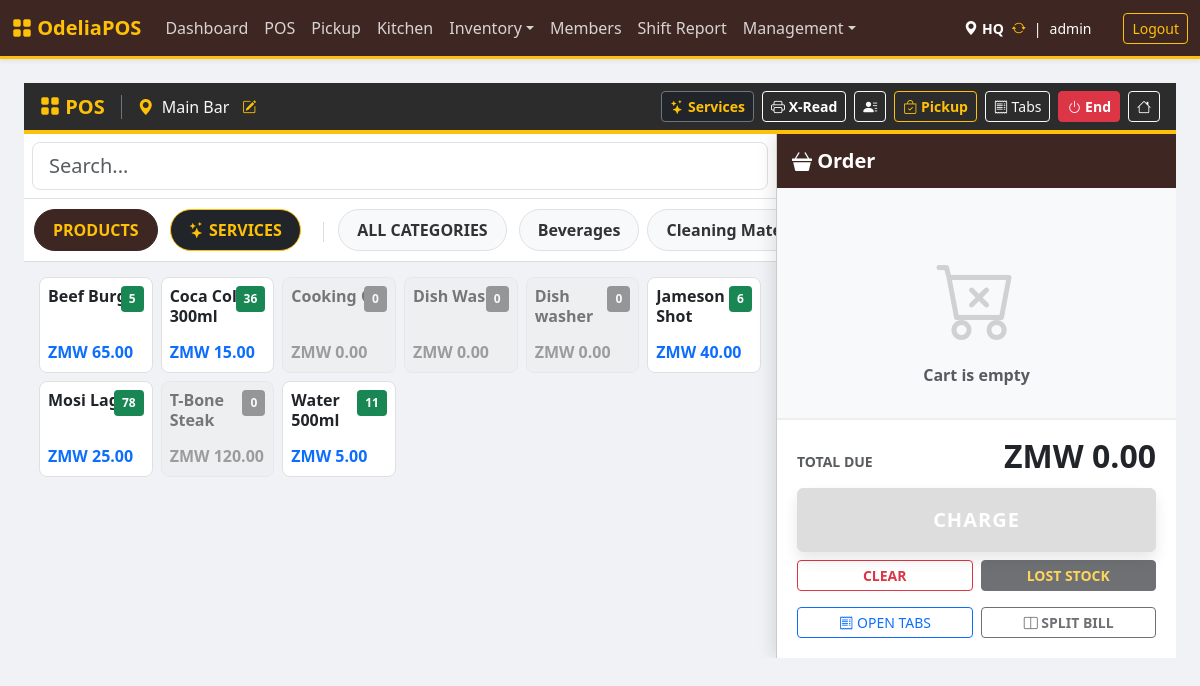
The app's page /index.php?page=pos (signed in) with its own data.
### tables this page shows
CREATE TABLE `locations` (
  `id` int NOT NULL AUTO_INCREMENT,
  `name` varchar(50) NOT NULL,
  `type` enum('store','kitchen','bar','warehouse') NOT NULL DEFAULT 'store',
  `can_sell` tinyint(1) DEFAULT '1',
  `can_receive_from_vendor` tinyint(1) DEFAULT '0',
  `address` text,
  `phone` varchar(50) DEFAULT '555-0000',
  PRIMARY KEY (`id`)
);

CREATE TABLE `categories` (
  `id` int NOT NULL AUTO_INCREMENT,
  `name` varchar(50) NOT NULL,
  `description` varchar(255) DEFAULT NULL,
  `type` enum('food','drink','meal','ingredients','other') NOT NULL DEFAULT 'other',
  PRIMARY KEY (`id`),
  UNIQUE KEY `name` (`name`)
);

CREATE TABLE `products` (
  `id` int NOT NULL AUTO_INCREMENT,
  `name` varchar(100) NOT NULL,
  `sku` varchar(50) DEFAULT NULL,
  `price` decimal(10,2) DEFAULT '0.00',
  `cost_price` decimal(10,2) DEFAULT '0.00',
  `unit` varchar(20) DEFAULT 'unit',
  `category_id` int DEFAULT NULL,
  `is_active` tinyint(1) DEFAULT '1',
  `type` enum('item','service') DEFAULT 'item',
  `is_open_price` tinyint(1) DEFAULT '0',
  PRIMARY KEY (`id`),
  UNIQUE KEY `sku` (`sku`),
  KEY `category_id` (`category_id`),
  CONSTRAINT `products_ibfk_1` FOREIGN KEY (`category_id`) REFERENCES `categories` (`id`) ON DELETE SET NULL
);

### src/pos.php (called while the page is built, shortened)
<?php
$userId = $_SESSION['user_id'];
$activeShiftId = null; $pendingShift = null; $expectedShiftCash = 0.00; $locationName = 'Unknown Station'; $locationId = 0;
$shiftStmt = $pdo->prepare("SELECT s.*, u.full_name as cashier_name FROM shifts s JOIN users u ON s.user_id = u.id WHERE s.user_id = ? AND s.status IN ('open', 'pending_approval') ORDER BY s.id DESC LIMIT 1"); $shiftStmt->execute([$userId]);
$currentShift = $shiftStmt->fetch();
if ($currentShift) {
    $locationId = $currentShift['location_id'];
    $lNameStmt = $pdo->prepare("SELECT name FROM locations WHERE id = ?"); $lNameStmt->execute([$locationId]); $locationName = $lNameStmt->fetchColumn();
    $activeShiftId = ($currentShift['status'] === 'open') ? $currentShift['id'] : null;
}
$categories = $pdo->query("SELECT * FROM categories ORDER BY name ASC")->fetchAll();
$products = ($locationId > 0) ? $pdo->query("SELECT p.*, COALESCE(i.quantity, 0) as stock_qty FROM products p LEFT JOIN inventory i ON p.id = i.product_id AND i.location_id = $locationId WHERE p.is_active = 1 AND p.type = 'item' ORDER BY p.name ASC")->fetchAll() : [];
$total = 0; if(isset($_SESSION['cart'])) foreach($_SESSION['cart'] as $i) $total += $i['price'] * $i['qty'];
?>

### templates/pos.php (the view, shortened to what this page needs)
<!DOCTYPE html>
<html lang="en">
<head>
    <link href="https://cdn.jsdelivr.net/npm/bootstrap@5.3.0/dist/css/bootstrap.min.css" rel="stylesheet">
    <link rel="stylesheet" href="https://cdn.jsdelivr.net/npm/bootstrap-icons@1.10.5/font/bootstrap-icons.css">
</head>
<body>
    <div class="header-custom p-2 d-flex justify-content-between align-items-center">
        <div class="d-flex align-items-center ps-2">
            <span class="fs-5 fw-bold text-warning me-3"><i class="bi bi-grid-fill"></i> POS</span>
            <span class="d-flex align-items-center border-start border-secondary ps-3 text-light"><i class="bi bi-geo-alt-fill text-warning me-2"></i> <?= htmlspecialchars($locationName) ?></span>
            <button class="btn btn-sm btn-link text-warning ms-1" data-bs-toggle="modal" data-bs-target="#locationModal"><i class="bi bi-pencil-square"></i></button>
        </div>
        <div class="d-flex gap-2 pe-2">
            <?php if(in_array($_SESSION['role'] ?? '', ['admin','manager','dev'])): ?>
                <button class="btn btn-sm btn-dark border border-secondary fw-bold text-warning" data-bs-toggle="modal" data-bs-target="#serviceManagerModal"><i class="bi bi-stars"></i> Services</button>
            <?php endif; ?>
            <?php if ($activeShiftId): ?>
                <button onclick="showShiftReport(<?= $activeShiftId ?>)" class="btn btn-outline-info text-white border-white btn-sm fw-bold"><i class="bi bi-printer"></i> X-Read</button>
            <?php endif; ?>
            <button class="btn btn-outline-light btn-sm" data-bs-toggle="modal" data-bs-target="#membersModal"><i class="bi bi-person-lines-fill"></i></button>
            <button class="btn btn-outline-warning btn-sm fw-bold" onclick="showPickupModal()"><i class="bi bi-bag-check"></i> Pickup</button>
            <button class="btn btn-outline-light btn-sm" data-bs-toggle="modal" data-bs-target="#tabsModal"><i class="bi bi-receipt"></i> Tabs</button>
            <?php if ($activeShiftId): ?><button class="btn btn-danger btn-sm fw-bold" data-bs-toggle="modal" data-bs-target="#endShiftModal"><i class="bi bi-power"></i> End</button><?php else: ?><span class="badge bg-secondary">LOCKED</span><?php endif; ?>
            <a href="index.php?page=dashboard" class="btn btn-outline-light btn-sm"><i class="bi bi-house"></i></a>
        </div>
    </div>
    <div class="workspace" style="<?= (!$activeShiftId) ? 'filter: blur(5px); pointer-events: none;' : '' ?>">
        <div class="product-section">
            <div class="bg-white p-2 border-bottom d-flex gap-2">
                <input type="text" id="search" class="form-control form-control-lg" placeholder="Search..." onkeyup="filter()">
            </div>
            <div class="category-bar">
                <div class="cat-pill active" onclick="switchTab('items', this)">PRODUCTS</div>
                <div class="cat-pill text-warning border-warning bg-dark" onclick="switchTab('services', this)"><i class="bi bi-stars"></i> SERVICES</div>
                <div class="cat-pill" onclick="filterCat('all', this)">ALL CATEGORIES</div>
                <?php foreach($categories as $cat): ?><div class="cat-pill" onclick="filterCat('<?= $cat['id'] ?>', this)"><?= htmlspecialchars($cat['name']) ?></div><?php endforeach; ?>
            </div>
            <div class="product-list">
                <div id="items-grid" class="row g-2"><?php foreach($products as $p): $isOut = ($p['stock_qty'] <= 0); ?><div class="col-6 col-md-4 col-lg-3 col-xl-2 item" data-cat="<?= $p['category_id'] ?>" data-name="<?= strtolower($p['name']) ?>"><form method="POST" class="h-100"><input type="hidden" name="add_item" value="1"><input type="hidden" name="product_id" value="<?= $p['id'] ?>"><button type="submit" class="item-card w-100 p-2 text-start position-relative" <?= $isOut ? 'disabled' : '' ?>><span class="stock-badge <?= $isOut ? 'bg-low' : 'bg-ok' ?>"><?= $p['stock_qty'] ?></span><div style="height: 50px; overflow: hidden;" class="fw-bold text-dark mb-1 lh-sm"><?= htmlspecialchars($p['name']) ?></div><div class="text-primary fw-bold">ZMW <?= number_format($p['price'], 2) ?></div></button></form></div><?php endforeach; ?></div>
            </div>
        </div>
        <div class="cart-panel" id="cartPanel">
            <div class="cart-header d-flex justify-content-between align-items-center"><h5 class="m-0 fw-bold"><i class="bi bi-basket3-fill"></i> Order</h5></div>
            <div class="cart-items"><?php if (empty($_SESSION['cart'])): ?><div class="text-center mt-5 text-muted"><i class="bi bi-cart-x display-1 opacity-25"></i><p class="mt-3 fw-bold">Cart is empty</p></div><?php endif; ?></div>
            <div class="cart-footer">
                <?php $tabPaid = $_SESSION['tab_paid'] ?? 0; $total = $total ?? 0; $balance = $total - $tabPaid; ?>
                <div class="d-flex justify-content-between align-items-end mb-3"><span class="text-muted small fw-bold text-uppercase">Total Due</span><span class="fs-2 fw-bold text-dark lh-1">ZMW <?= number_format($balance, 2) ?></span></div>
                <div class="d-grid gap-2 mb-3">
                    <button class="btn w-100 py-3 btn-charge shadow" data-bs-toggle="modal" data-bs-target="#checkoutModal" <?= empty($_SESSION['cart']) ? 'disabled' : '' ?> onclick="initCheckout()">CHARGE</button>
                    <div class="row g-2">
                        <div class="col-6">
                            <form method="POST" onsubmit="confirmAction(event, 'Clear Cart?', 'This will empty the current order.')">
                                <button class="btn btn-outline-danger w-100 btn-sm fw-bold">CLEAR</button>
                            </form>
                        </div>
                        <div class="col-6">
                            <form method="POST" onsubmit="confirmAction(event, 'Mark as Lost?', 'This will deduct items from inventory without revenue.', 'Yes, log waste')">
                                <button class="btn btn-dark w-100 btn-sm fw-bold text-warning" <?= empty($_SESSION['cart']) ? 'disabled' : '' ?>>LOST STOCK</button>
                            </form>
                        </div>
                    </div>
                </div>
                <div class="text-center">
                    <div class="d-flex gap-2">
                        <button class="btn btn-outline-primary flex-fill btn-sm" data-bs-toggle="modal" data-bs-target="#tabsModal"><i class="bi bi-receipt"></i> OPEN TABS</button>
                        <button class="btn btn-outline-dark flex-fill btn-sm fw-bold" onclick="openSplitModal()" <?= empty($_SESSION['cart']) ? 'disabled' : '' ?>><i class="bi bi-layout-split"></i> SPLIT BILL</button>
                    </div>
                </div>
            </div>
        </div>
    </div>
</body>
</html>

### public/index.php (shortened to what this page needs)
<?php
$page = isset($_GET['page']) ? basename($_GET['page']) : 'login';
$controllerPath = BASE_PATH . "/src/{$page}.php";
$templatePath   = BASE_PATH . "/templates/{$page}.php";
if (file_exists($controllerPath)) {
    require_once $controllerPath;
    if (file_exists($templatePath)) {
        $isStandalone = in_array($page, ['login', 'receipt']);
        if (!$isStandalone && file_exists(BASE_PATH . "/templates/header.php")) {
            require_once BASE_PATH . "/templates/header.php";
        }
        require_once $templatePath;
        if (!$isStandalone && file_exists(BASE_PATH . "/templates/footer.php")) {
            require_once BASE_PATH . "/templates/footer.php";
        }
    }
}
?>

### templates/header.php (shortened to what this page needs)
<!DOCTYPE html>
<html lang="en">
<head>
    <link href="https://cdn.jsdelivr.net/npm/bootstrap@5.3.0/dist/css/bootstrap.min.css" rel="stylesheet">
    <link rel="stylesheet" href="https://cdn.jsdelivr.net/npm/bootstrap-icons@1.10.5/font/bootstrap-icons.css">
</head>
<body>
    <nav class="navbar navbar-expand-lg navbar-custom mb-4 shadow-sm no-print">
        <div class="container-fluid">
            <a class="navbar-brand" href="index.php?page=dashboard"><i class="bi bi-grid-fill"></i> OdeliaPOS</a>
            <div class="collapse navbar-collapse" id="navbarNav">
                <ul class="navbar-nav me-auto">
                    <li class="nav-item"><a class="nav-link" href="index.php?page=dashboard">Dashboard</a></li>
                    <li class="nav-item"><a class="nav-link" href="index.php?page=pos">POS</a></li>
                    <li class="nav-item"><a class="nav-link" href="index.php?page=pickup">Pickup</a></li>
                    <li class="nav-item"><a class="nav-link" href="index.php?page=kds">Kitchen</a></li>
                    <li class="nav-item dropdown">
                        <a class="nav-link dropdown-toggle" href="#" data-bs-toggle="dropdown">Inventory</a>
                    </li>
                    <li class="nav-item"><a class="nav-link" href="index.php?page=members">Members</a></li>
                    <li class="nav-item"><a class="nav-link text-warning" href="index.php?page=print_shift">Shift Report</a></li>
                    <?php if(isset($_SESSION['role']) && in_array($_SESSION['role'], ['admin', 'manager', 'dev'])): ?>
                        <li class="nav-item dropdown">
                            <a class="nav-link dropdown-toggle" href="#" data-bs-toggle="dropdown">Management</a>
                        </li>
                    <?php endif; ?>
                </ul>
                <div class="d-flex align-items-center">
                    <span class="text-white me-3 small d-flex align-items-center">
                        <i class="bi bi-geo-alt-fill text-gold me-1"></i>
                        <span class="fw-bold"><?= htmlspecialchars($_SESSION['location_name'] ?? 'HQ') ?></span>
                        <?php if(isset($_SESSION['role']) && in_array($_SESSION['role'], ['admin', 'dev'])): ?>
                            <a href="#" class="text-warning ms-2" data-bs-toggle="modal" data-bs-target="#adminSwitchModal" title="Switch Location"><i class="bi bi-arrow-repeat"></i></a>
                        <?php endif; ?>
                        <span class="mx-2">|</span> <?= htmlspecialchars($_SESSION['username'] ?? 'User') ?>
                    </span>
                    <a href="index.php?action=logout" class="btn btn-sm btn-outline-warning ms-3">Logout</a>
                </div>
            </div>
        </div>
    </nav>
    <div class="container-fluid px-4">

### templates/footer.php (shortened to what this page needs)
    </div> <script src="https://cdn.jsdelivr.net/npm/sweetalert2@11"></script>
</body>
</html>

### templates/header.php (style rules this page uses)
:root { --theme-brown: #3e2723; --theme-gold: #ffc107; --theme-gold-dark: #d39e00; --theme-orange: #fd7e14; --theme-bg: #fff8e1; }
body { background-color: var(--theme-bg); color: var(--theme-brown); }
.navbar-custom { background-color: var(--theme-brown); border-bottom: 3px solid var(--theme-gold); }
.navbar-custom .navbar-brand { color: var(--theme-gold) !important; font-weight: bold; }
.navbar-custom .nav-link { color: rgba(255,255,255,0.8) !important; }

### templates/pos.php (style rules this page uses)
body { background-color: #f0f2f5; height: 100vh; overflow: hidden; display: flex; flex-direction: column; }
.header-custom { background-color: #2c2c2c; border-bottom: 4px solid #ffc107; color: white; flex: 0 0 auto; z-index: 1050; }
.workspace { flex: 1; display: flex; overflow: hidden; position: relative; }
.product-section { flex: 1; display: flex; flex-direction: column; overflow: hidden; }
.category-bar { background: #fff; padding: 10px; border-bottom: 1px solid #ddd; white-space: nowrap; overflow-x: auto; flex: 0 0 auto; }
.cat-pill { display: inline-block; padding: 8px 18px; margin-right: 8px; border-radius: 50px; background: #f8f9fa; border: 1px solid #dee2e6; color: #333; font-weight: 600; cursor: pointer; transition: 0.2s; }
.cat-pill.active { background: #3e2723; color: #ffc107; border-color: #3e2723; }
.product-list { padding: 15px; overflow-y: auto; flex: 1; }
.item-card { background: white; border: 1px solid #e0e0e0; border-radius: 8px; transition: transform 0.1s, box-shadow 0.1s; cursor: pointer; overflow: hidden; position: relative; height: 100%; }
.item-card:disabled { opacity: 0.6; filter: grayscale(1); background: #eee; cursor: not-allowed; }
.stock-badge { position: absolute; top: 8px; right: 8px; font-size: 0.75rem; padding: 4px 8px; border-radius: 4px; font-weight: bold; z-index: 2; }
.bg-low { background-color: #dc3545; color: white; }
.bg-ok { background-color: #198754; color: white; }
.cart-panel { width: 400px; background: #fff; border-left: 1px solid #ccc; display: flex; flex-direction: column; box-shadow: -4px 0 15px rgba(0,0,0,0.1); z-index: 1000; }
.cart-header { padding: 15px; background: #3e2723; color: white; flex: 0 0 auto; }
.cart-items { flex: 1; overflow-y: auto; padding: 15px; background: #f8f9fa; }
.cart-footer { padding: 20px; background: #fff; border-top: 2px solid #eee; flex: 0 0 auto; }
.btn-charge { background-color: #fd7e14 !important; border-color: #fd7e14 !important; color: #fff !important; font-size: 1.25rem; font-weight: 800; text-transform: uppercase; letter-spacing: 1px; box-shadow: 0 4px 6px rgba(253, 126, 20, 0.3); }
.btn-charge:disabled { background-color: #ccc !important; border-color: #ccc !important; box-shadow: none; cursor: not-allowed; }

### records on screen
locations: name "Main Bar"
categories: name "Beverages"
categories: name "Cleaning…"
products: stock_qty "5", name "Beef Burger", price "65.00"
products: stock_qty "36", name "Coca Cola 300ml", price "15.00"
products: stock_qty "0", name "Cooking Oil", price "0.00"
products: stock_qty "0", name "Dish Wash", price "0.00"
products: stock_qty "0", name "Dish washer", price "0.00"
products: stock_qty "6", name "Jameson Shot", price "40.00"
products: stock_qty "78", name "Mosi Lager", price "25.00"
products: stock_qty "0", name "T-Bone Steak", price "120.00"
products: stock_qty "11", name "Water 500ml", price "5.00"

### other values on screen
$_SESSION['location_name'] "HQ"
$_SESSION['username'] "admin"
$balance "0.00"
